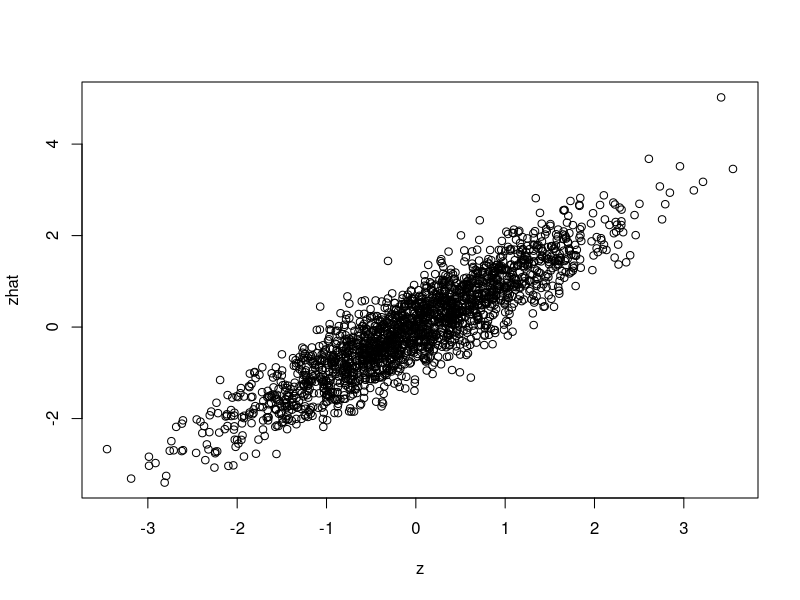
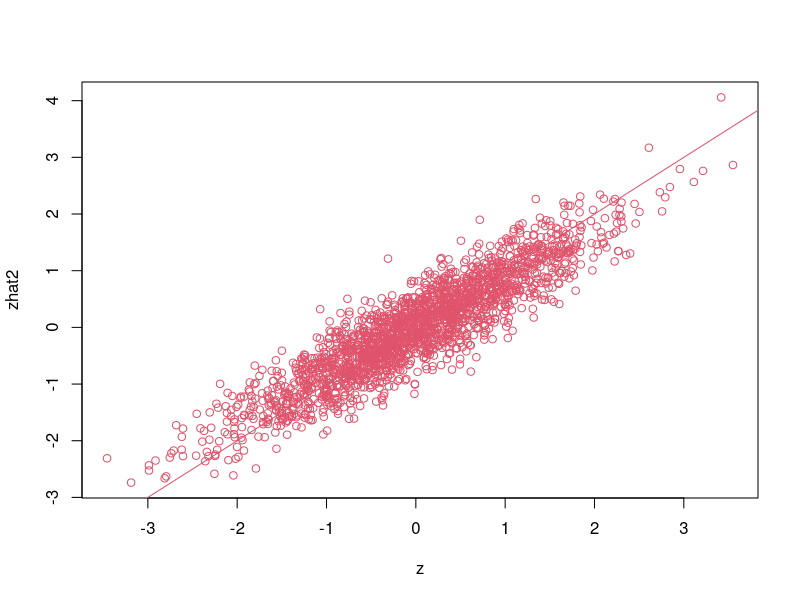
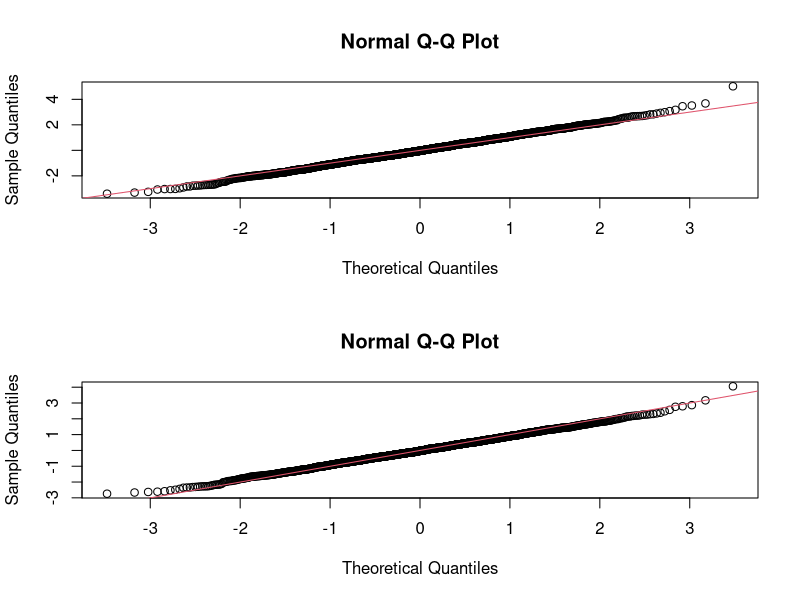
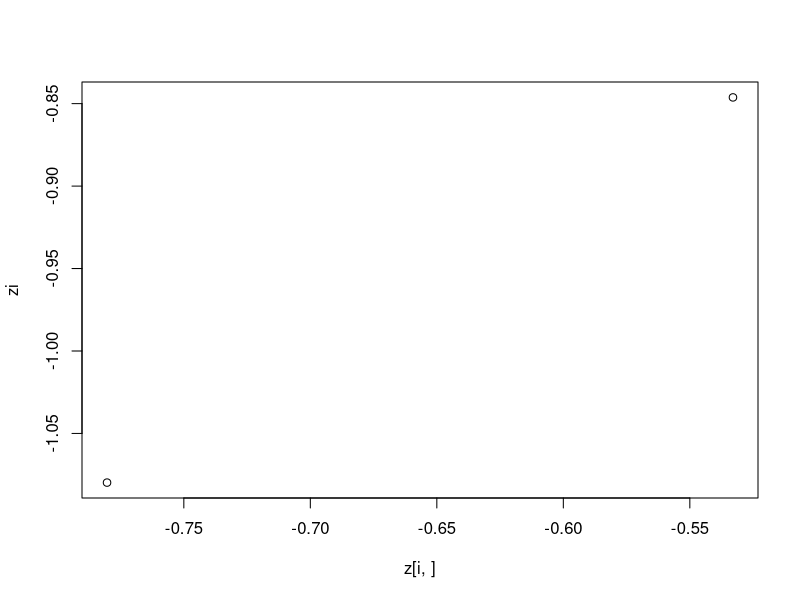
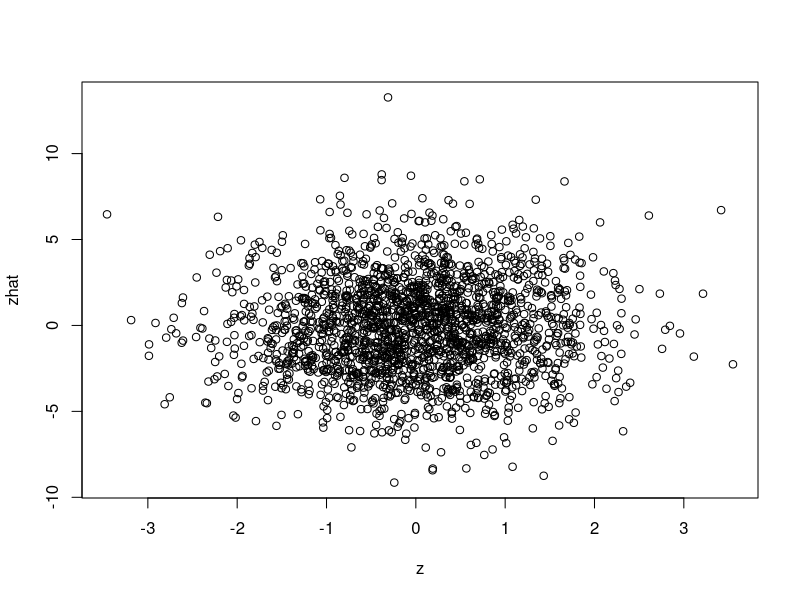

Recreate these plots in R, in order.
library(numDeriv)

gen_z <- function(n, q){
  matrix(rnorm(n*q), n , q)
}

gen_y  <- function(z, L, family=gaussian()){
  if(family$family=="gaussian"){
    generator <- function(linpar) apply(linpar, 2, function(linpar_j) rnorm(length(linpar_j), linpar_j, 1))
  } else if (family$family=="binomial"){
    generator <- function(linpar) apply(linpar, 2, function(linpar_j) rbinom(length(linpar_j),1,family$linkinv(linpar_j)))
  } else if (family$family=="poisson"){
    generator <- function(linpar) apply(linpar, 2, function(linpar_j) rpois(length(linpar_j),family$linkinv(linpar_j)))
  }
  linpar <- z %*% t(L)
  generator(linpar)
}

expect_one_summand <- function(L, family){
  z <- gen_z(n, q)
  y <- gen_y(z, L, family=family)
  # as.vector(t(y) %*% t(solve(t(L) %*% L + diag(q)) %*% t(L) %*% t(y)))
  as.vector(t(y - family$linkinv(z %*% t(L))) %*% z / nrow(z))
}

expect_prime_one_summand <- function(L, family){
  z <- gen_z(n, q)
  y <- gen_y(z, L, family=family)
  # as.vector(t(y) %*% t(solve(t(L) %*% L + diag(q)) %*% t(L) %*% t(y)))
  linpar <- z %*% t(L)
  as.vector(t(y) %*% z / nrow(z))
}

expect_prime <- function(L, family){
  family$mu.eta()
}

get_z <- function(y, L, family=gaussian()){
  t(apply(y, 1, function(yi)glm(yi~0+L, family=family$family)$coef))
}
get_z_2 <- function(y, L){
 t(solve(t(L) %*% L + diag(q)) %*% t(L) %*% t(y))
}

expect <- function(L, H=100, family=gaussian()){
  rowMeans(sapply(1:H, function(h){
    expect_one_summand(L, family=family)
  }))
}

n <- 1000
p <- 5
q <- 2
family <- binomial()
family <- poisson()
family <- gaussian()

jac <- function(theta, family=gaussian()){
  set.seed(123123)
  L <- matrix(theta, p,q)
  expect(L, family=family)
}

set.seed(1231232)
L <- matrix(rnorm(p*q), p, q)

z <- gen_z(n, q)
y <- gen_y(z, L, family=family)


set.seed(123)
N <- expect(L*2, family=family)
set.seed(123)
D <- expect(L, family=family)
N/D/as.vector(L)

zhat <- get_z(y, L, family=family)
zhat2 <- get_z_2(y, L)

plot(z, zhat)
plot(z, zhat2, col=2)
abline(0,1,col=2)

par(mfrow=c(2,1))
qqnorm(zhat)
abline(0,1,col=2)
qqnorm(zhat2)
abline(0,1,col=2)
par(mfrow=c(1,1))

J <- jacobian(jac, as.vector(L), method.args=list(eps=1e-2), family=poisson())
J <- jacobian(jac, as.vector(L), family=poisson())
vec <- c(0.01, rep(0, length(L)-1))
(jac(as.vector(L+vec), family=poisson())-jac(as.vector(L-vec), family=poisson()))/(2*vec[1])


# Estimating Z

compute_hessian <- function(L, zi){
  linpar <-  as.vector(zi %*% t(L))
  t(L) %*% diag(family$mu.eta(linpar)) %*% L + diag(q)
}

i <- 2
zi <- z[i,]
yi <- y[i,]
H <- compute_hessian(L, zi)
zi <- zi + as.vector(solve(H) %*% (zi + t(L) %*% (yi-family$linkinv(as.vector(zi %*% t(L))))))

plot(z[i,], zi)

zhat <- z

linpar <- zhat %*% t(L)
zhat <- (y-family$linkinv(linpar)) %*% L
plot(z, zhat)
